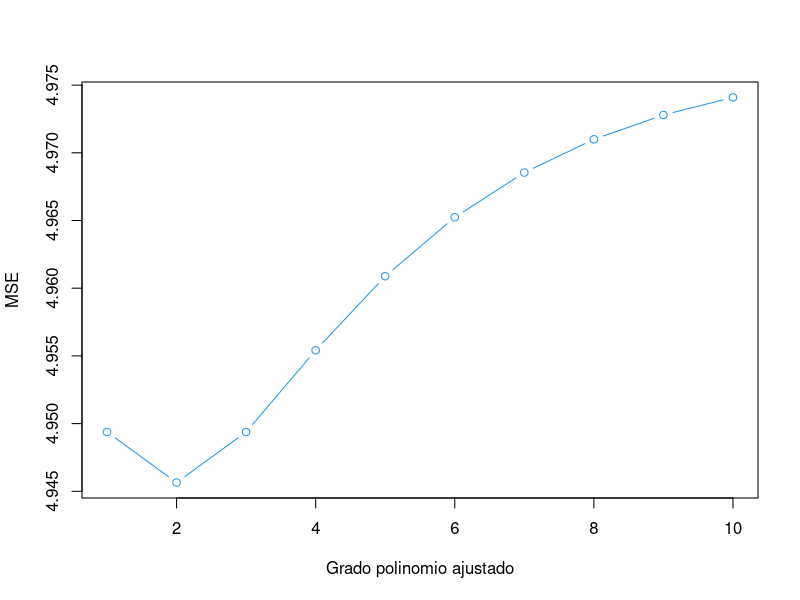
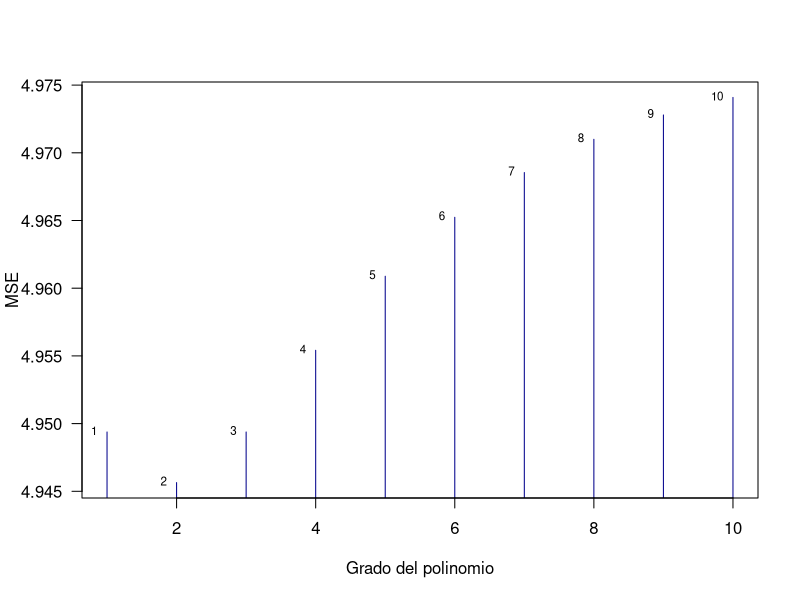

Write the R code that produced these figures, in order.
## ---- chunk 1
knitr::opts_chunk$set(echo = TRUE)
## ---- chunk 2
# Valores para la simulacion pedida
n = 500
x1 = runif(n=n, min = 0, max=1) 
x2 = rpois(n=n, lambda = 3)
x3 = rgamma(n=n, shape = 3,scale =2 ,)
x4 = c("Smith", "prueba1", "Se aman")
x4 = sample(x4, n, replace = T)
## ---- chunk 3
# Matriz del modelo

x = model.matrix(~ x1+x2+x3+x4)

# Vector de parametros 
beta = c(1,0.3,0.6,-1,1.5,-2)
error = rt(n, 9)
## ---- chunk 4
# Variable respuesta
library(dplyr)
y = x %*% beta + error
## ---- chunk 5
# Base de datos con la simulacion realizada

data = data.frame(y,x[,2:6]) # No se toma intercepto pues interes matriz de parametros
## ---- chunk 6
library(boot)

sigma = function(data,i){
  modelo = lm(y~x, data=data, subset = i)
  summary(modelo)$sigma
}

prueba1 = boot(data, sigma, R=500)

boot.ci(prueba1, conf = 0.95, type = "all")

## ---- chunk 7
# Ic para R2
r_2 = function(data,i){
  modelo = lm(y~x, data=data, subset = i)
  summary(modelo)$r.squared
} 
prueba2 = boot(data,r_2, R=500)

boot.ci(prueba2, conf = 0.95, type = "all")
## ---- chunk 8
# Ic para R2 ajustado
r_2_ajustado = function(data,i){
  modelo = lm(y~x, data=data, subset = i)
  summary(modelo)$adj.r.squared
} 
bootstrap_1 = boot(data,r_2_ajustado, R=500)

boot.ci(bootstrap_1, conf = 0.95, type = "all")

## ---- chunk 9
v = 9
var_esp = v/(v-2)
var_esp

## ---- chunk 10
set.seed(1039705595)
s = 2

# Valores para la simulacion pedida
n = 500
x1 = runif(n=n, min = 0, max=1) 
x2 = rpois(n=n, lambda = 3)
x3 = rgamma(n=n, shape = 3,scale =2 ,)
x4 = c("A", "B", "C")
x4 = sample(x4, n, replace = T)

x = model.matrix(~x1+I(x1^3)+x2+x3+x4) # Asi lo pide el ejercicio 

## ---- chunk 11
beta = c(1,0.3,2,0.6,-1,1.5,-2)
error = rnorm(n,0,s)

y = x %*% beta + error
## ---- chunk 12
# Base de datos simulacion 2
data2 = data.frame(y, x[,2:7])
## ---- chunk 13
prop = 0.7
ni = nrow(data2)
sample1 = sample(1:n, size = prop*ni)

## ---- chunk 14
Train = data2[sample1,] # Datos de entrenamiento

Test = data2[-sample1,] # Datps de prueba
## ---- chunk 15
y_train = Train$y
y_test = Test$y
## ---- chunk 16
# Modelo con x1
mod1 = lm(y~., data = Train)
mse1 = mean((y_test-predict(mod1,Test))^2)

# Modelo con x1^2
mod2 = lm(y~x1+I(x1^2)+x2+x3+x4B+x4C, data = Train)
mse2 = mean((y_test-predict(mod2,Test))^2)

# Modelo con x1^3
mod3 = lm(y~x1+I(x1^3)+x2+x3+x4B+x4C, data = Train)
mse3 = mean((y_test-predict(mod3,Test))^2)

# Modelo con x1^4
mod4 = lm(y~x1+I(x1^4)+x2+x3+x4B+x4C, data = Train)
mse4 = mean((y_test-predict(mod4,Test))^2)

# Modelo con x1^5
mod5 = lm(y~x1+I(x1^5)+x2+x3+x4B+x4C, data = Train)
mse5 = mean((y_test-predict(mod5,Test))^2)

# Modelo con x1^6
mod6 = lm(y~x1+I(x1^6)+x2+x3+x4B+x4C, data = Train)
mse6 = mean((y_test-predict(mod6,Test))^2)

# Modelo con x1^7
mod7 = lm(y~x1+I(x1^7)+x2+x3+x4B+x4C, data = Train)
mse7 = mean((y_test-predict(mod7,Test))^2)

# Modelo con x1^8
mod8 = lm(y~x1+I(x1^8)+x2+x3+x4B+x4C, data = Train)
mse8 = mean((y_test-predict(mod8,Test))^2)

# Modelo con x1^9
mod9 = lm(y~x1+I(x1^9)+x2+x3+x4B+x4C, data = Train)
mse9 = mean((y_test-predict(mod9,Test))^2)

# Modelo con x1^10
mod10 = lm(y~x1+I(x1^10)+x2+x3+x4B+x4C, data = Train)
mse10 = mean((y_test-predict(mod10,Test))^2)


## ---- chunk 17
tabla = cbind(c(mse1,mse2,mse3,mse4,mse5,mse6,mse7,mse8,mse9,mse10))
colnames(tabla) = c("MSE")
rownames(tabla) = c("Grado 1", "Grado 2", "Grado 3", "Grado 4", "Grado 5", "Grado 6", "Grado 7", "Grado 8", "Grado 9", "Grado 10")
## ---- chunk 18
tabla
## ---- chunk 19
plot(1:10, tabla, xlab = "Grado polinomio ajustado", ylab = "MSE", type = "b", col=4)
## ---- chunk 20
plot (c(mse1,mse2,mse3,mse4,mse5, mse6,mse7,mse8,mse9,mse10), xlab = "Grado del polinomio", ylab = "MSE", las=1,
, pch=19, col = "darkblue", type = "h")
labels = c("1","2","3","4","5","6","7","8","9","10")
text(c(mse1,mse2,mse3,mse4,mse5, mse6,mse7,mse8,mse9,mse10), labels,cex = 0.7, pos=2)
